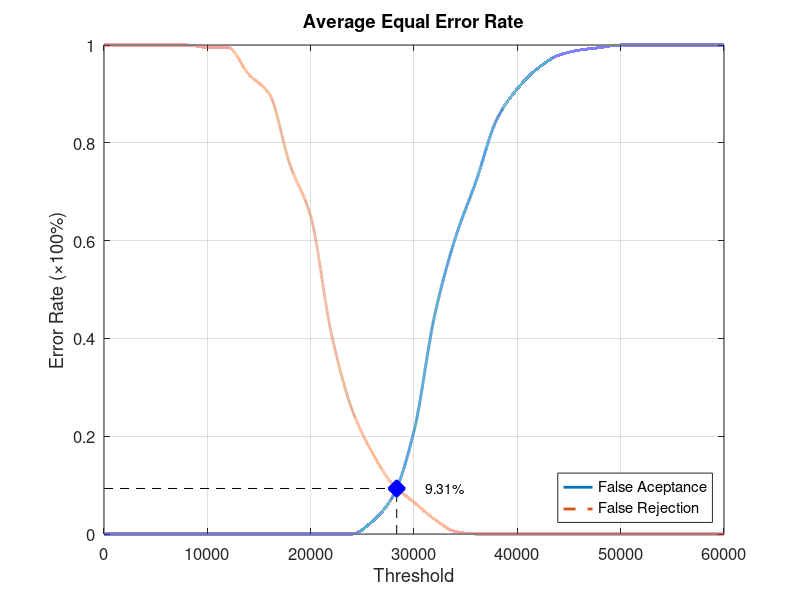
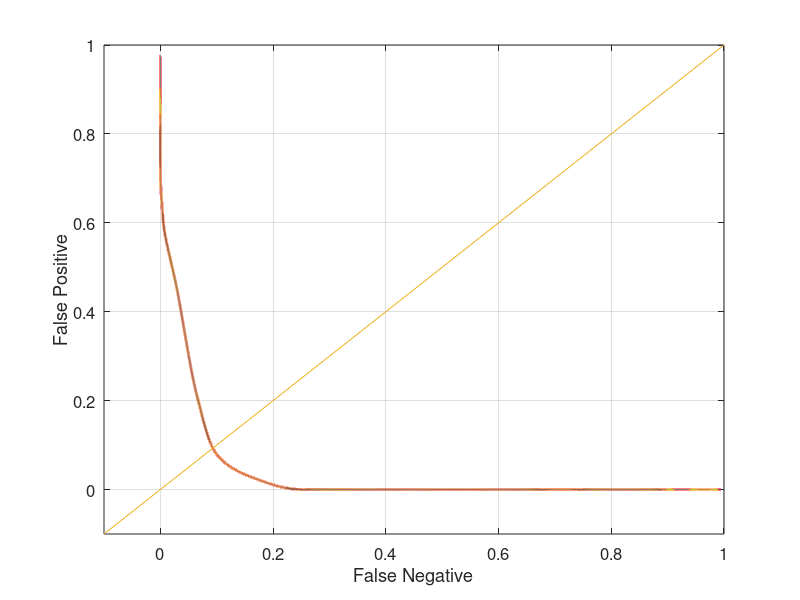

MATLAB code for these plots, in order:
function yEER = Database5_4
close all;
clear;
clc;
x = 0:2000:60000;
xq = 0:0.5:60000;

y0 = [0 0 0 0 0 0 0 0 0 0 0 0 0 0.0263158 0.0789474 0.210526 0.447368 0.605263 0.721053 0.847368 0.910526 0.952632 0.978947 0.989474 0.994737 1 1 1 1 1 1];
yy0 = interp1(x, y0, xq, 'pchip');
y1 = [1 1 1 1 1 0.995 0.995 0.94 0.9 0.755 0.65 0.41 0.255 0.165 0.1 0.065 0.03 0.005 0 0 0 0 0 0 0 0 0 0 0 0 0];
yy1 = interp1(x, y1, xq, 'pchip');

% Calculating EER: 
y2 = abs(y0 - y1);
find(y2 == min(y2))
yy2 = abs(yy0 - yy1);
xEER = find(yy2 == min(yy2));
xEERIndex = xq(xEER) % X-axis EER
yEER = yy0(xEER) % Y-axis EER

main = figure
plot(xq, yy0,'-','LineWidth', 2);	hold on
plot(xq, yy1,'--','LineWidth', 2);	hold on
plot([xEERIndex xEERIndex], [0 yEER], 'k--');	hold on
plot([0 xEERIndex], [yEER yEER], 'k--');	hold on
plot(xEERIndex, yEER, 'bx', 'LineWidth', 10);	hold on
text(xEERIndex + 10 * xEERIndex / 100, yEER, [num2str(round((10000 * yEER)) / 100) '%'])
legend('False Aceptance', 'False Rejection', 'Location', 'SouthEast')
xlabel('Threshold')
ylabel('Error Rate (\times100%)')
title('Average Equal Error Rate')
set(gca, 'FontSize', 12)
axis([0 60000 0 1])
grid on

print(main, 'Database5_4Main', '-dpng');
FNRxFPR = figure('Color', [1 1 1]);
plot(yy1, yy0, '-', yy1, yy0, 'LineWidth', 2);
hold on
y = -0.1:0.1:1
plot(y, y); 
set(gca, 'FontSize', 12)
xlabel('False Negative')
ylabel('False Positive')
axis([-0.1 1 -0.1 1])
set(gca, 'FontSize', 12)
grid on

print(FNRxFPR, 'Database5_4FNRxFPR','-dpng');
end
